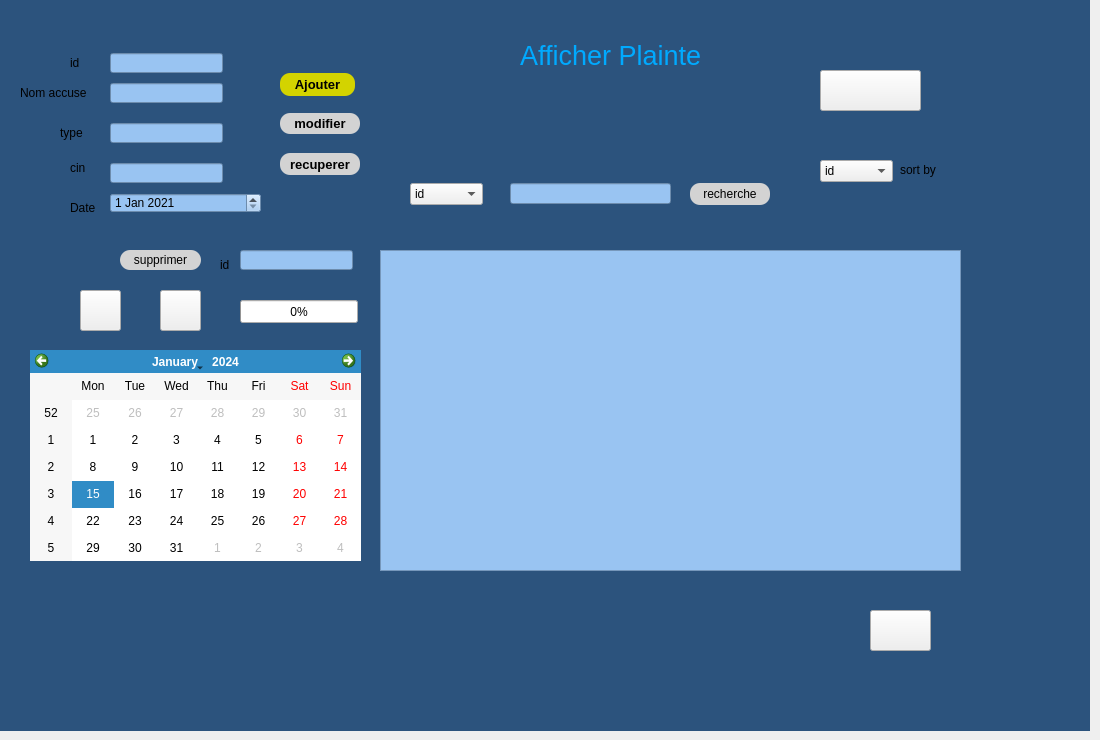
    <widget class="QWidget" name="stackedWidgetPage2">
     <widget class="QLabel" name="label_2">
      <property name="geometry">
       <rect>
        <x>60</x>
        <y>123</y>
        <width>61</width>
        <height>21</height>
       </rect>
      </property>
      <property name="text">
       <string>&lt;html&gt;&lt;head/&gt;&lt;body&gt;&lt;p&gt;&lt;span style=&quot; font-size:9pt;&quot;&gt;type&lt;/span&gt;&lt;/p&gt;&lt;/body&gt;&lt;/html&gt;</string>
      </property>
     </widget>
     <widget class="QLineEdit" name="le_type1">
      <property name="geometry">
       <rect>
        <x>110</x>
        <y>123</y>
        <width>113</width>
        <height>20</height>
       </rect>
      </property>
      <property name="styleSheet">
       <string notr="true">background:rgb(153, 196, 242)</string>
      </property>
     </widget>
     <widget class="QLineEdit" name="le_nom">
      <property name="geometry">
       <rect>
        <x>110</x>
        <y>83</y>
        <width>113</width>
        <height>20</height>
       </rect>
      </property>
      <property name="styleSheet">
       <string notr="true">background:rgb(153, 196, 242)</string>
      </property>
     </widget>
     <widget class="QLabel" name="label">
      <property name="geometry">
       <rect>
        <x>20</x>
        <y>83</y>
        <width>81</width>
        <height>21</height>
       </rect>
      </property>
      <property name="text">
       <string>&lt;html&gt;&lt;head/&gt;&lt;body&gt;&lt;p&gt;&lt;span style=&quot; font-size:9pt;&quot;&gt;Nom accuse&lt;/span&gt;&lt;/p&gt;&lt;/body&gt;&lt;/html&gt;</string>
      </property>
     </widget>
     <widget class="QPushButton" name="pb_ajouter">
      <property name="geometry">
       <rect>
        <x>280</x>
        <y>73</y>
        <width>75</width>
        <height>23</height>
       </rect>
      </property>
      <property name="font">
       <font>
        <pointsize>10</pointsize>
        <weight>75</weight>
        <bold>true</bold>
       </font>
      </property>
      <property name="styleSheet">
       <string notr="true">QPushButton{
border: 0px ;
border-radius: 10px;
background:rgb(211, 211, 0)
}
QPushButton:hover {
     background: #434343;
letter-spacing: 1px;
-webkit-box-shadow: 0px 5px 40px -10px rgba(0,0,0,0.57);
-moz-box-shadow: 0px 5px 40px -10px rgba(0,0,0,0.57);
box-shadow: 5px 40px -10px rgba(0,0,0,0.57);
transition: all 0.4s ease 0s;
color:white;
 }




QPushButton::pressed
{
    background-color: #282828;

}</string>
      </property>
      <property name="text">
       <string>Ajouter</string>
      </property>
     </widget>
     <widget class="QLineEdit" name="le_id">
      <property name="geometry">
       <rect>
        <x>110</x>
        <y>53</y>
        <width>113</width>
        <height>20</height>
       </rect>
      </property>
      <property name="styleSheet">
       <string notr="true">background:rgb(153, 196, 242)</string>
      </property>
      <property name="text">
       <string/>
      </property>
     </widget>
     <widget class="QLabel" name="label_4">
      <property name="geometry">
       <rect>
        <x>70</x>
        <y>53</y>
        <width>47</width>
        <height>21</height>
       </rect>
      </property>
      <property name="text">
       <string>&lt;html&gt;&lt;head/&gt;&lt;body&gt;&lt;p&gt;&lt;span style=&quot; font-size:9pt;&quot;&gt;id&lt;/span&gt;&lt;/p&gt;&lt;/body&gt;&lt;/html&gt;</string>
      </property>
     </widget>
     <widget class="QLabel" name="label_5">
      <property name="geometry">
       <rect>
        <x>70</x>
        <y>153</y>
        <width>47</width>
        <height>31</height>
       </rect>
      </property>
      <property name="text">
       <string>&lt;html&gt;&lt;head/&gt;&lt;body&gt;&lt;p&gt;&lt;span style=&quot; font-size:9pt;&quot;&gt;cin&lt;/span&gt;&lt;/p&gt;&lt;/body&gt;&lt;/html&gt;</string>
      </property>
     </widget>
     <widget class="QLineEdit" name="le_cin">
      <property name="geometry">
       <rect>
        <x>110</x>
        <y>163</y>
        <width>113</width>
        <height>20</height>
       </rect>
      </property>
      <property name="styleSheet">
       <string notr="true">background:rgb(153, 196, 242)</string>
      </property>
     </widget>
     <widget class="QTableView" name="tab_plainte_2">
      <property name="geometry">
       <rect>
        <x>380</x>
        <y>250</y>
        <width>581</width>
        <height>321</height>
       </rect>
      </property>
      <property name="styleSheet">
       <string notr="true">background:rgb(153, 196, 242)</string>
      </property>
     </widget>
     <widget class="QLineEdit" name="le_id_supp">
      <property name="geometry">
       <rect>
        <x>240</x>
        <y>250</y>
        <width>113</width>
        <height>20</height>
       </rect>
      </property>
      <property name="styleSheet">
       <string notr="true">background:rgb(153, 196, 242)</string>
      </property>
     </widget>
     <widget class="QPushButton" name="pb_supprimer">
      <property name="geometry">
       <rect>
        <x>120</x>
        <y>250</y>
        <width>81</width>
        <height>20</height>
       </rect>
      </property>
      <property name="styleSheet">
       <string notr="true">QPushButton{
border: 0px ;
border-radius: 10px;
background:rgb(211, 211, 211)
}
QPushButton:hover {
     background: #434343;
letter-spacing: 1px;
-webkit-box-shadow: 0px 5px 40px -10px rgba(0,0,0,0.57);
-moz-box-shadow: 0px 5px 40px -10px rgba(0,0,0,0.57);
box-shadow: 5px 40px -10px rgba(0,0,0,0.57);
transition: all 0.4s ease 0s;
color:white;
 }




QPushButton::pressed
{
    background-color: #282828;

}</string>
      </property>
      <property name="text">
       <string>supprimer</string>
      </property>
     </widget>
     <widget class="QLabel" name="label_3">
      <property name="geometry">
       <rect>
        <x>220</x>
        <y>250</y>
        <width>71</width>
        <height>31</height>
       </rect>
      </property>
      <property name="text">
       <string>&lt;html&gt;&lt;head/&gt;&lt;body&gt;&lt;p&gt;&lt;span style=&quot; font-size:9pt;&quot;&gt;id&lt;/span&gt;&lt;/p&gt;&lt;/body&gt;&lt;/html&gt;</string>
      </property>
     </widget>
     <widget class="QLabel" name="label_12">
      <property name="geometry">
       <rect>
        <x>520</x>
        <y>30</y>
        <width>221</width>
        <height>51</height>
       </rect>
      </property>
      <property name="font">
       <font>
        <pointsize>15</pointsize>
       </font>
      </property>
      <property name="styleSheet">
       <string notr="true">color:rgb(0, 170, 255)</string>
      </property>
      <property name="text">
       <string>&lt;html&gt;&lt;head/&gt;&lt;body&gt;&lt;p&gt;&lt;span style=&quot; font-size:20pt;&quot;&gt;Afficher Plainte&lt;/span&gt;&lt;/p&gt;&lt;/body&gt;&lt;/html&gt;</string>
      </property>
     </widget>
     <widget class="QPushButton" name="pb_modifier">
      <property name="geometry">
       <rect>
        <x>280</x>
        <y>153</y>
        <width>80</width>
        <height>22</height>
       </rect>
      </property>
      <property name="font">
       <font>
        <pointsize>10</pointsize>
        <weight>75</weight>
        <bold>true</bold>
       </font>
      </property>
      <property name="styleSheet">
       <string notr="true">QPushButton{
border: 0px ;
border-radius: 10px;
background:rgb(211, 211, 211)
}
QPushButton:hover {
     background: #434343;
letter-spacing: 1px;
-webkit-box-shadow: 0px 5px 40px -10px rgba(0,0,0,0.57);
-moz-box-shadow: 0px 5px 40px -10px rgba(0,0,0,0.57);
box-shadow: 5px 40px -10px rgba(0,0,0,0.57);
transition: all 0.4s ease 0s;
color:white;
 }




QPushButton::pressed
{
    background-color: #282828;

}</string>
      </property>
      <property name="text">
       <string>recuperer</string>
      </property>
     </widget>
     <widget class="QPushButton" name="pushButton">
      <property name="geometry">
       <rect>
        <x>280</x>
        <y>113</y>
        <width>80</width>
        <height>21</height>
       </rect>
      </property>
      <property name="font">
       <font>
        <pointsize>10</pointsize>
        <weight>75</weight>
        <bold>true</bold>
       </font>
      </property>
      <property name="styleSheet">
       <string notr="true">QPushButton{
border: 0px ;
border-radius: 10px;
background:rgb(211, 211, 211)
}
QPushButton:hover {
     background: #434343;
letter-spacing: 1px;
-webkit-box-shadow: 0px 5px 40px -10px rgba(0,0,0,0.57);
-moz-box-shadow: 0px 5px 40px -10px rgba(0,0,0,0.57);
box-shadow: 5px 40px -10px rgba(0,0,0,0.57);
transition: all 0.4s ease 0s;
color:white;
 }




QPushButton::pressed
{
    background-color: #282828;

}</string>
      </property>
      <property name="text">
       <string>modifier</string>
      </property>
     </widget>
     <widget class="QLineEdit" name="le_recherche">
      <property name="geometry">
       <rect>
        <x>510</x>
        <y>183</y>
        <width>161</width>
        <height>21</height>
       </rect>
      </property>
      <property name="styleSheet">
       <string notr="true">background:rgb(153, 196, 242)</string>
      </property>
     </widget>
     <widget class="QPushButton" name="recherche">
      <property name="geometry">
       <rect>
        <x>690</x>
        <y>183</y>
        <width>80</width>
        <height>22</height>
       </rect>
      </property>
      <property name="styleSheet">
       <string notr="true">QPushButton{
border: 0px ;
border-radius: 10px;
background:rgb(211, 211, 211)
}
QPushButton:hover {
     background: #434343;
letter-spacing: 1px;
-webkit-box-shadow: 0px 5px 40px -10px rgba(0,0,0,0.57);
-moz-box-shadow: 0px 5px 40px -10px rgba(0,0,0,0.57);
box-shadow: 5px 40px -10px rgba(0,0,0,0.57);
transition: all 0.4s ease 0s;
color:white;
 }




QPushButton::pressed
{
    background-color: #282828;

}</string>
      </property>
      <property name="text">
       <string>recherche</string>
      </property>
     </widget>
     <widget class="QComboBox" name="rechercher">
      <property name="geometry">
       <rect>
        <x>410</x>
        <y>183</y>
        <width>73</width>
        <height>22</height>
       </rect>
      </property>
      <item>
       <property name="text">
        <string>id</string>
       </property>
      </item>
      <item>
       <property name="text">
        <string>nom</string>
       </property>
      </item>
      <item>
       <property name="text">
        <string>type</string>
       </property>
      </item>
      <item>
       <property name="text">
        <string>cin</string>
       </property>
      </item>
     </widget>
     <widget class="QComboBox" name="trie">
      <property name="geometry">
       <rect>
        <x>820</x>
        <y>160</y>
        <width>73</width>
        <height>22</height>
       </rect>
      </property>
      <item>
       <property name="text">
        <string>id</string>
       </property>
      </item>
      <item>
       <property name="text">
        <string>nom</string>
       </property>
      </item>
      <item>
       <property name="text">
        <string>type</string>
       </property>
      </item>
      <item>
       <property name="text">
        <string>cin</string>
       </property>
      </item>
     </widget>
     <widget class="QLabel" name="label_16">
      <property name="geometry">
       <rect>
        <x>900</x>
        <y>160</y>
        <width>71</width>
        <height>21</height>
       </rect>
      </property>
      <property name="text">
       <string>&lt;html&gt;&lt;head/&gt;&lt;body&gt;&lt;p&gt;&lt;span style=&quot; font-size:9pt;&quot;&gt;sort by&lt;/span&gt;&lt;/p&gt;&lt;/body&gt;&lt;/html&gt;</string>
      </property>
     </widget>
     <widget class="QPushButton" name="pushButton_pd1_pa">
      <property name="geometry">
       <rect>
        <x>80</x>
        <y>290</y>
        <width>41</width>
        <height>41</height>
       </rect>
      </property>
      <property name="styleSheet">
       <string notr="true">border-image:url(:/img/img/Metro-Sd-Blue.ico)</string>
      </property>
      <property name="text">
       <string/>
      </property>
     </widget>
     <widget class="QPushButton" name="pushButton_excel1_pa">
      <property name="geometry">
       <rect>
        <x>160</x>
        <y>290</y>
        <width>41</width>
        <height>41</height>
       </rect>
      </property>
      <property name="styleSheet">
       <string notr="true">border-image:url(:/img/img/butttexcel.png)</string>
      </property>
      <property name="text">
       <string/>
      </property>
     </widget>
     <widget class="QLabel" name="label_20">
      <property name="geometry">
       <rect>
        <x>70</x>
        <y>193</y>
        <width>47</width>
        <height>31</height>
       </rect>
      </property>
      <property name="text">
       <string>&lt;html&gt;&lt;head/&gt;&lt;body&gt;&lt;p&gt;&lt;span style=&quot; font-size:9pt;&quot;&gt;Date&lt;/span&gt;&lt;/p&gt;&lt;/body&gt;&lt;/html&gt;</string>
      </property>
     </widget>
     <widget class="QDateEdit" name="pb_dateEdit">
      <property name="geometry">
       <rect>
        <x>110</x>
        <y>193</y>
        <width>151</width>
        <height>20</height>
       </rect>
      </property>
      <property name="styleSheet">
       <string notr="true">background:rgb(153, 196, 242)</string>
      </property>
      <property name="dateTime">
       <datetime>
        <hour>0</hour>
        <minute>0</minute>
        <second>0</second>
        <year>2021</year>
        <month>1</month>
        <day>1</day>
       </datetime>
      </property>
      <property name="calendarPopup">
       <bool>false</bool>
      </property>
      <property name="date">
       <date>
        <year>2021</year>
        <month>1</month>
        <day>1</day>
       </date>
      </property>
     </widget>
     <widget class="QCalendarWidget" name="pb_calendarWidget">
      <property name="geometry">
       <rect>
        <x>30</x>
        <y>350</y>
        <width>331</width>
        <height>211</height>
       </rect>
      </property>
      <property name="styleSheet">
       <string notr="true">QPushButton{
border: 0px ;
border-radius: 10px;
background:rgb(211, 211, 211)
}
QPushButton:hover {
     background: #434343;
letter-spacing: 1px;
-webkit-box-shadow: 0px 5px 40px -10px rgba(0,0,0,0.57);
-moz-box-shadow: 0px 5px 40px -10px rgba(0,0,0,0.57);
box-shadow: 5px 40px -10px rgba(0,0,0,0.57);
transition: all 0.4s ease 0s;
color:white;
 }




QPushButton::pressed
{
    background-color: #282828;

}</string>
      </property>
     </widget>
     <widget class="QProgressBar" name="progressBar100">
      <property name="geometry">
       <rect>
        <x>240</x>
        <y>300</y>
        <width>118</width>
        <height>23</height>
       </rect>
      </property>
      <property name="value">
       <number>0</number>
      </property>
     </widget>
     <widget class="QPushButton" name="pa_pushButton_4">
      <property name="geometry">
       <rect>
        <x>820</x>
        <y>70</y>
        <width>101</width>
        <height>41</height>
       </rect>
      </property>
      <property name="styleSheet">
       <string notr="true">border-image:url(:/img/img/satistique.png)</string>
      </property>
      <property name="text">
       <string/>
      </property>
     </widget>
     <widget class="QPushButton" name="pa_pushButton_103">
      <property name="geometry">
       <rect>
        <x>870</x>
        <y>610</y>
        <width>61</width>
        <height>41</height>
       </rect>
      </property>
      <property name="styleSheet">
       <string notr="true">border-image:url(:/img/img/butretour.png)</string>
      </property>
      <property name="text">
       <string/>
      </property>
     </widget>
     <widget class="QLabel" name="label_17">
      <property name="geometry">
       <rect>
        <x>-1</x>
        <y>0</y>
        <width>1091</width>
        <height>731</height>
       </rect>
      </property>
      <property name="styleSheet">
       <string notr="true">background:rgb(44, 83, 125)</string>
      </property>
      <property name="text">
       <string/>
      </property>
     </widget>
     <zorder>label_17</zorder>
     <zorder>label_2</zorder>
     <zorder>le_type1</zorder>
     <zorder>le_nom</zorder>
     <zorder>label</zorder>
     <zorder>pb_ajouter</zorder>
     <zorder>le_id</zorder>
     <zorder>label_4</zorder>
     <zorder>label_5</zorder>
     <zorder>le_cin</zorder>
     <zorder>tab_plainte_2</zorder>
     <zorder>le_id_supp</zorder>
     <zorder>pb_supprimer</zorder>
     <zorder>label_3</zorder>
     <zorder>label_12</zorder>
     <zorder>pb_modifier</zorder>
     <zorder>pushButton</zorder>
     <zorder>le_recherche</zorder>
     <zorder>recherche</zorder>
     <zorder>rechercher</zorder>
     <zorder>trie</zorder>
     <zorder>label_16</zorder>
     <zorder>pushButton_pd1_pa</zorder>
     <zorder>pushButton_excel1_pa</zorder>
     <zorder>label_20</zorder>
     <zorder>pb_dateEdit</zorder>
     <zorder>pb_calendarWidget</zorder>
     <zorder>progressBar100</zorder>
     <zorder>pa_pushButton_4</zorder>
     <zorder>pa_pushButton_103</zorder>
    </widget>
